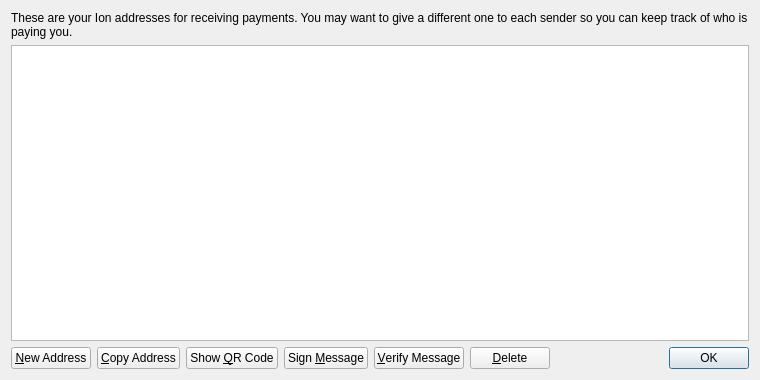
<?xml version="1.0" encoding="UTF-8"?>
<ui version="4.0">
 <class>AddressBookPage</class>
 <widget class="QWidget" name="AddressBookPage">
  <property name="geometry">
   <rect>
    <x>0</x>
    <y>0</y>
    <width>760</width>
    <height>380</height>
   </rect>
  </property>
  <property name="windowTitle">
   <string>Address Book</string>
  </property>
  <layout class="QVBoxLayout" name="verticalLayout">
   <item>
    <widget class="QLabel" name="labelExplanation">
     <property name="text">
      <string>These are your Ion addresses for receiving payments. You may want to give a different one to each sender so you can keep track of who is paying you.</string>
     </property>
     <property name="textFormat">
      <enum>Qt::PlainText</enum>
     </property>
     <property name="wordWrap">
      <bool>true</bool>
     </property>
    </widget>
   </item>
   <item>
    <widget class="QTableView" name="tableView">
     <property name="contextMenuPolicy">
      <enum>Qt::CustomContextMenu</enum>
     </property>
     <property name="toolTip">
      <string>Double-click to edit address or label</string>
     </property>
     <property name="tabKeyNavigation">
      <bool>false</bool>
     </property>
     <property name="selectionMode">
      <enum>QAbstractItemView::SingleSelection</enum>
     </property>
     <property name="selectionBehavior">
      <enum>QAbstractItemView::SelectRows</enum>
     </property>
     <property name="sortingEnabled">
      <bool>true</bool>
     </property>
     <attribute name="verticalHeaderVisible">
      <bool>false</bool>
     </attribute>
    </widget>
   </item>
   <item>
    <layout class="QHBoxLayout" name="horizontalLayout">
     <item>
      <widget class="QPushButton" name="newAddressButton">
       <property name="toolTip">
        <string>Create a new address</string>
       </property>
       <property name="text">
        <string>&amp;New Address</string>
       </property>
      </widget>
     </item>
     <item>
      <widget class="QPushButton" name="copyToClipboard">
       <property name="toolTip">
        <string>Copy the currently selected address to the system clipboard</string>
       </property>
       <property name="text">
        <string>&amp;Copy Address</string>
       </property>
      </widget>
     </item>
     <item>
      <widget class="QPushButton" name="showQRCode">
       <property name="text">
        <string>Show &amp;QR Code</string>
       </property>
      </widget>
     </item>
     <item>
      <widget class="QPushButton" name="signMessage">
       <property name="toolTip">
        <string>Sign a message to prove you own a Ion address</string>
       </property>
       <property name="text">
        <string>Sign &amp;Message</string>
       </property>
      </widget>
     </item>
     <item>
      <widget class="QPushButton" name="verifyMessage">
       <property name="toolTip">
        <string>Verify a message to ensure it was signed with a specified Ion address</string>
       </property>
       <property name="text">
        <string>&amp;Verify Message</string>
       </property>
      </widget>
     </item>
     <item>
      <widget class="QPushButton" name="deleteButton">
       <property name="toolTip">
        <string>Delete the currently selected address from the list</string>
       </property>
       <property name="text">
        <string>&amp;Delete</string>
       </property>
      </widget>
     </item>
     <item>
      <spacer name="horizontalSpacer">
       <property name="orientation">
        <enum>Qt::Horizontal</enum>
       </property>
       <property name="sizeHint" stdset="0">
        <size>
         <width>40</width>
         <height>20</height>
        </size>
       </property>
      </spacer>
     </item>
     <item>
      <widget class="QDialogButtonBox" name="buttonBox">
       <property name="sizePolicy">
        <sizepolicy hsizetype="Maximum" vsizetype="Fixed">
         <horstretch>0</horstretch>
         <verstretch>0</verstretch>
        </sizepolicy>
       </property>
       <property name="standardButtons">
        <set>QDialogButtonBox::Ok</set>
       </property>
      </widget>
     </item>
    </layout>
   </item>
  </layout>
 </widget>
 <resources>
  <include location="../ion.qrc"/>
 </resources>
 <connections/>
</ui>
